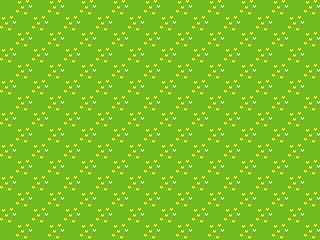

Below is a game level as drawn by its tile map, then a one-line description and the .tmx file that defines it, in full:
An orthogonal 20x15 tile map with 16x16 px tiles, 2 tile layers (Tile Layer 1, Tile Layer 2).

<map version="1.2" tiledversion="1.2.4" orientation="orthogonal" renderorder="right-down" width="20" height="15" tilewidth="16" tileheight="16" infinite="0" nextlayerid="5" nextobjectid="1">
 <tileset firstgid="1" source="outdoors.tsx" />
 <layer id="3" name="Tile Layer 1" width="20" height="15">
  <data encoding="csv">
47,47,47,47,47,47,47,47,47,47,47,47,47,47,47,47,47,47,47,47,
47,47,47,47,47,47,47,47,47,47,47,47,47,47,47,47,47,47,47,47,
47,47,47,47,47,47,47,47,47,47,47,47,47,47,47,47,47,47,47,47,
47,47,47,47,47,47,47,47,47,47,47,47,47,47,47,47,47,47,47,47,
47,47,47,47,47,47,47,47,47,47,47,47,47,47,47,47,47,47,47,47,
47,47,47,47,47,47,47,47,47,47,47,47,47,47,47,47,47,47,47,47,
47,47,47,47,47,47,47,47,47,47,47,47,47,47,47,47,47,47,47,47,
47,47,47,47,47,47,47,47,47,47,47,47,47,47,47,47,47,47,47,47,
47,47,47,47,47,47,47,47,47,47,47,47,47,47,47,47,47,47,47,47,
47,47,47,47,47,47,47,47,47,47,47,47,47,47,47,47,47,47,47,47,
47,47,47,47,47,47,47,47,47,47,47,47,47,47,47,47,47,47,47,47,
47,47,47,47,47,47,47,47,47,47,47,47,47,47,47,47,47,47,47,47,
47,47,47,47,47,47,47,47,47,47,47,47,47,47,47,47,47,47,47,47,
47,47,47,47,47,47,47,47,47,47,47,47,47,47,47,47,47,47,47,47,
47,47,47,47,47,47,47,47,47,47,47,47,47,47,47,47,47,47,47,47
</data>
 </layer>
 <layer id="4" name="Tile Layer 2" width="20" height="15">
  <data encoding="csv">
0,3,0,3,0,3,0,3,0,3,0,3,0,3,0,3,0,3,0,3,
3,0,3,0,3,0,3,0,3,0,3,0,3,0,3,0,3,0,3,0,
0,3,0,3,0,3,0,3,0,3,0,3,0,3,0,3,0,3,0,3,
3,0,3,0,3,0,3,0,3,0,3,0,3,0,3,0,3,0,3,0,
0,3,0,3,0,3,0,3,0,3,0,3,0,3,0,3,0,3,0,3,
3,0,3,0,3,0,3,0,3,0,3,0,3,0,3,0,3,0,3,0,
0,3,0,3,0,3,0,3,0,3,0,3,0,3,0,3,0,3,0,3,
3,0,3,0,3,0,3,0,3,0,3,0,3,0,3,0,3,0,3,0,
0,3,0,3,0,3,0,3,0,3,0,3,0,3,0,3,0,3,0,3,
3,0,3,0,3,0,3,0,3,0,3,0,3,0,3,0,3,0,3,0,
0,3,0,3,0,3,0,3,0,3,0,3,0,3,0,3,0,3,0,3,
3,0,3,0,3,0,3,0,3,0,3,0,3,0,3,0,3,0,3,0,
0,3,0,3,0,3,0,3,0,3,0,3,0,3,0,3,0,3,0,3,
3,0,3,0,3,0,3,0,3,0,3,0,3,0,3,0,3,0,3,0,
0,3,0,3,0,3,0,3,0,3,0,3,0,3,0,3,0,3,0,3
</data>
 </layer>
</map>
